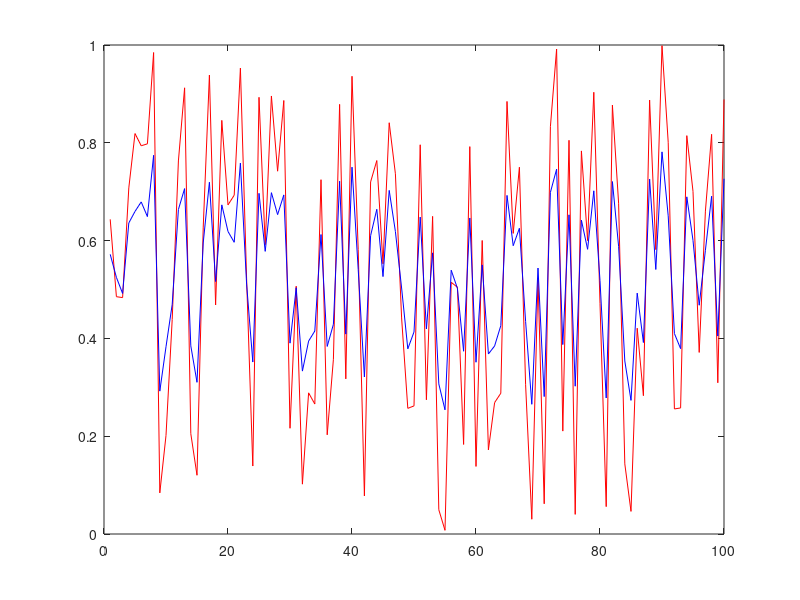

Write the MATLAB code that produced this figure.
clc
clear all
close all

A = rand(1,100);
F = fft(A);

number_of_components = round(length(F)*0.5);
F(number_of_components+1:end) = 0;


B = ifft(F);

plot((1:100), A, 'r');
hold on 
plot((1:100), B, 'b');
hold off

distance = norm(A - B);
fprintf('Euclidean Distance between Original and Reconstructed Signal: %.2f\n', distance);